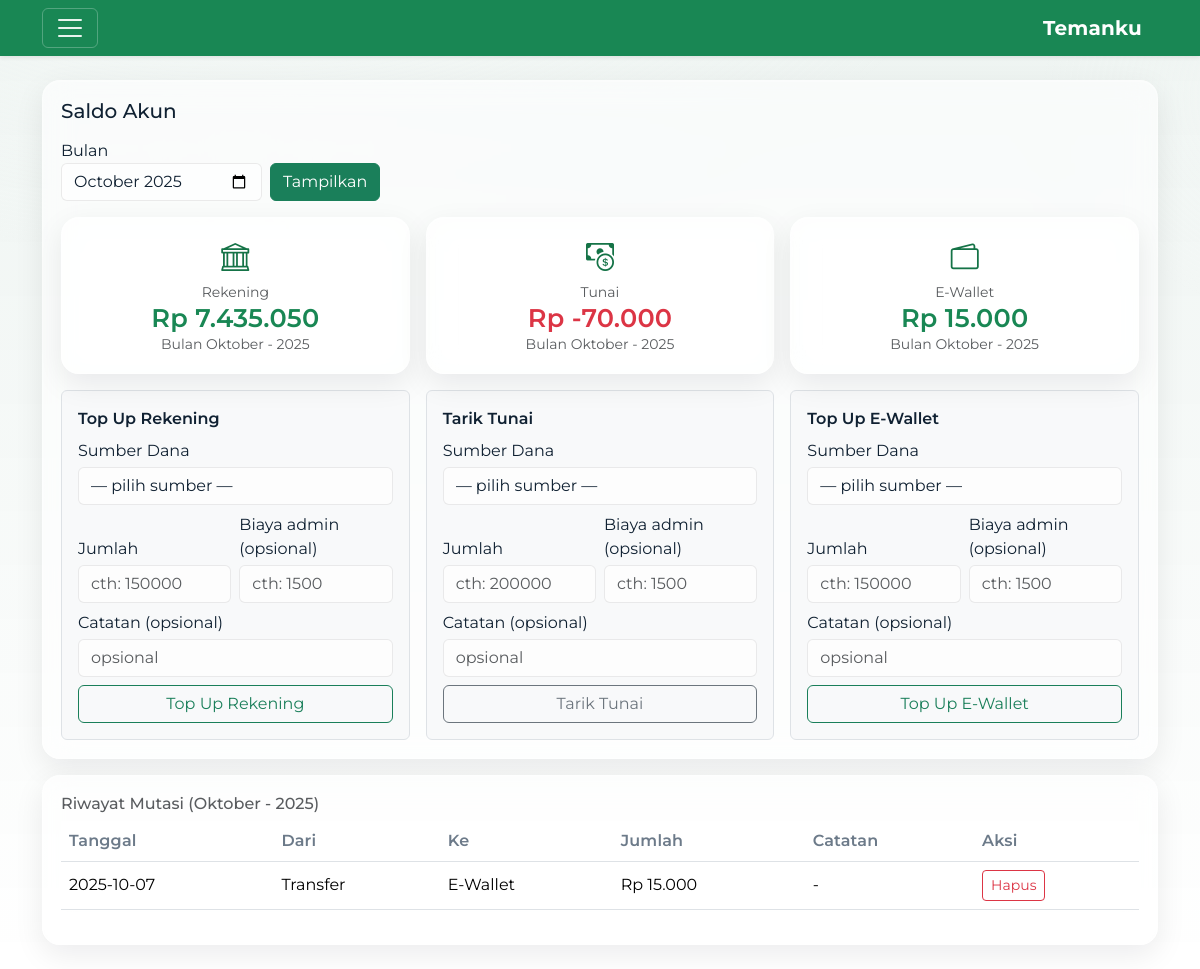
Screenshot of /accounts (signed in) with the database file from the repository.
### tables this page shows
CREATE TABLE account_transfers(
                id INTEGER PRIMARY KEY AUTOINCREMENT,
                user_id INTEGER NOT NULL,
                date TEXT NOT NULL,
                from_account TEXT NOT NULL CHECK(from_account IN ('Transfer','Tunai','E-Wallet')),
                to_account   TEXT NOT NULL CHECK(to_account   IN ('Transfer','Tunai','E-Wallet')),
                amount REAL NOT NULL,
                note TEXT,
                created_at TEXT DEFAULT CURRENT_TIMESTAMP, fee_transaction_id INTEGER,
                FOREIGN KEY (user_id) REFERENCES users(id)
            );

### app.py (the view)
@app.get("/accounts")
@login_required
def accounts_page():
    month = request.args.get("month") or date.today().strftime("%Y-%m")
    balances = account_balances_month(current_user.id, month)
    with db() as con:
        rows = con.execute(
            """
            SELECT id, date, from_account, to_account, amount, note
            FROM account_transfers
            WHERE user_id=? AND substr(date,1,7)=?
            ORDER BY id DESC
            LIMIT 20
            """,
            (current_user.id, month)
        ).fetchall()
    return render_template(
        "accounts.html",
        balances=balances,
        month=month,
        transfers=[dict(r) for r in rows],
        title="Saldo Akun",
    )

### app.py (called while the page is built)
def db():
    conn = sqlite3.connect(APP_DB, timeout=5.0)
    conn.row_factory = sqlite3.Row
    conn.execute("PRAGMA busy_timeout = 5000")
    return conn

@login_manager.user_loader
def load_user(user_id):
    with db() as con:
        row = con.execute("SELECT * FROM users WHERE id=?", (user_id,)).fetchone()
        return User(row) if row else None

def money(x):
    return f"Rp {x:,.0f}".replace(",", ".")

def month_indo_dash(ym: str) -> str:
    try:
        if not ym or len(ym) < 7 or "-" not in ym:
            return ym
        y, m = ym.split("-")[:2]
        mi = int(m)
        name = _MONTHS_ID[mi] if 1 <= mi <= 12 else m
        return f"{name} - {y}"
    except Exception:
        return ym

### templates/accounts.html (shortened to what this page needs)
{% extends "base.html" %}
{% block content %}
<div class="card-soft" data-aos="fade-up">
  <h5 class="mb-3">Saldo Akun</h5>
  <form class="row gy-2 gx-2 align-items-end mb-3" method="get">
    <div class="col-auto">
      <label class="form-label mb-0">Bulan</label>
      <input type="month" class="form-control" name="month" value="{{ month }}">
    </div>
    <div class="col-auto">
      <button class="btn btn-primary">Tampilkan</button>
    </div>
  </form>
  <div class="row g-3 mb-3">
    {% for b in balances %}
      <div class="col-12 col-md-4">
        <div class="card-soft h-100 text-center">
          {% set icon = 'bi-bank' if b.acc=='Transfer' else ('bi-cash-coin' if b.acc=='Tunai' else 'bi-wallet2') %}
          <div class="mb-1"><i class="bi {{ icon }} fs-3" style="color:#157347"></i></div>
          <div class="text-muted small">{{ b.label }}</div>
          <div class="display-6 fw-semibold {{ 'text-success' if (b.saldo or 0) >= 0 else 'text-danger' }}">{{ b.saldo|money }}</div>
          <div class="text-muted small">Bulan {{ month|month_indo_dash }}</div>
        </div>
      </div>
    {% endfor %}
  </div>
  <div class="row g-3">
    <div class="col-lg-4 col-md-6 order-lg-3">
      <div class="p-3 border rounded bg-light h-100">
        <div class="fw-semibold mb-2">Top Up E-Wallet</div>
        <form method="post" action="{{ url_for('account_transfer') }}" class="row gy-2 gx-2 align-items-end">
          <div class="col-12">
            <label class="form-label mb-1">Sumber Dana</label>
            <select name="from_account" class="form-select" required>
              <option value="" disabled selected>— pilih sumber —</option>
            </select>
          </div>
          <div class="col-md-6">
            <label class="form-label mb-1">Jumlah</label>
            <input type="number" class="form-control" name="amount" min="500" step="500" placeholder="cth: 150000" required>
          </div>
          <div class="col-md-6">
            <label class="form-label mb-1">Biaya admin (opsional)</label>
            <input type="number" class="form-control" name="admin_fee" min="0" step="500" placeholder="cth: 1500">
          </div>
          <div class="col-12">
            <label class="form-label mb-1">Catatan (opsional)</label>
            <input type="text" class="form-control" name="note" placeholder="opsional">
          </div>
          <div class="col-12 d-grid">
            <button class="btn btn-outline-primary">Top Up E-Wallet</button>
          </div>
        </form>
      </div>
    </div>
    <div class="col-lg-4 col-md-6 order-lg-2">
      <div class="p-3 border rounded bg-light h-100">
        <div class="fw-semibold mb-2">Tarik Tunai</div>
        <form method="post" action="{{ url_for('account_transfer') }}" class="row gy-2 gx-2 align-items-end">
          <div class="col-12">
            <label class="form-label mb-1">Sumber Dana</label>
            <select name="from_account" class="form-select" required>
              <option value="" disabled selected>— pilih sumber —</option>
            </select>
          </div>
          <div class="col-md-6">
            <label class="form-label mb-1">Jumlah</label>
            <input type="number" class="form-control" name="amount" min="500" step="500" placeholder="cth: 200000" required>
          </div>
          <div class="col-md-6">
            <label class="form-label mb-1">Biaya admin (opsional)</label>
            <input type="number" class="form-control" name="admin_fee" min="0" step="500" placeholder="cth: 1500">
          </div>
          <div class="col-12">
            <label class="form-label mb-1">Catatan (opsional)</label>
            <input type="text" class="form-control" name="note" placeholder="opsional">
          </div>
          <div class="col-12 d-grid">
            <button class="btn btn-outline-secondary">Tarik Tunai</button>
          </div>
        </form>
      </div>
    </div>
    <div class="col-lg-4 col-md-6 order-lg-1">
      <div class="p-3 border rounded bg-light h-100">
        <div class="fw-semibold mb-2">Top Up Rekening</div>
        <form method="post" action="{{ url_for('account_transfer') }}" class="row gy-2 gx-2 align-items-end">
          <div class="col-12">
            <label class="form-label mb-1">Sumber Dana</label>
            <select name="from_account" class="form-select" required>
              <option value="" disabled selected>— pilih sumber —</option>
            </select>
          </div>
          <div class="col-md-6">
            <label class="form-label mb-1">Jumlah</label>
            <input type="number" class="form-control" name="amount" min="500" step="500" placeholder="cth: 150000" required>
          </div>
          <div class="col-md-6">
            <label class="form-label mb-1">Biaya admin (opsional)</label>
            <input type="number" class="form-control" name="admin_fee" min="0" step="500" placeholder="cth: 1500">
          </div>
          <div class="col-12">
            <label class="form-label mb-1">Catatan (opsional)</label>
            <input type="text" class="form-control" name="note" placeholder="opsional">
          </div>
          <div class="col-12 d-grid">
            <button class="btn btn-outline-primary">Top Up Rekening</button>
          </div>
        </form>
      </div>
    </div>
  </div>
</div>
<div class="card-soft mt-3" data-aos="fade-up">
  <div class="d-flex justify-content-between align-items-center mb-2">
    <h6 class="m-0 text-muted">Riwayat Mutasi ({{ month|month_indo_dash }})</h6>
  </div>
  <div class="table-responsive">
    <table class="table table-hover align-middle table-stacked">
      <thead>
        <tr>
          <th>Tanggal</th>
          <th>Dari</th>
          <th>Ke</th>
          <th>Jumlah</th>
          <th>Catatan</th>
          <th>Aksi</th>
        </tr>
      </thead>
      <tbody>
        {% for r in transfers %}
          <tr>
            <td data-label="Tanggal">{{ r.date }}</td>
            <td data-label="Dari">{{ r.from_account }}</td>
            <td data-label="Ke">{{ r.to_account }}</td>
            <td data-label="Jumlah">{{ r.amount|money }}</td>
            <td data-label="Catatan">{{ r.note or '-' }}</td>
            <td class="text-nowrap action-cell">
              <form method="post" action="{{ url_for('account_transfer_delete', transfer_id=r.id) }}" onsubmit="return confirm('Hapus mutasi ini?')">
                <button class="btn btn-sm btn-outline-danger">Hapus</button>
              </form>
            </td>
          </tr>
        {% endfor %}
      </tbody>
    </table>
  </div>
 </div>
{% endblock %}

### static/style.css (style rules this page uses)
:root { --bg:#0f5132; --page:#e9eef6; --card:rgba(255,255,255,.6); --text:#102132; --muted:#6c7a89; --primary:#1a7f5a; --ring:rgba(26,127,90,.35); --glass-border:rgba(255,255,255,.32); --chart-bar:45, 156, 219; }
* { scroll-behavior:smooth }
body { background:var(--page); color:var(--text); font-family: "Montserrat", system-ui, -apple-system, "Segoe UI", Roboto, "Helvetica Neue", Arial, "Noto Sans", "Apple Color Emoji","Segoe UI Emoji","Segoe UI Symbol", sans-serif; font-feature-settings: "cv01","cv02"; }
h1,h2,h3,.display-6 { font-weight:700; letter-spacing:.2px }
.btn { transition:transform .15s ease, box-shadow .2s ease }
.btn-primary { background:var(--primary);border-color:var(--primary) }
.btn-outline-primary { border-color:var(--primary);color:var(--primary) }
.form-control,.form-select { background:rgba(255,255,255,.65);color:var(--text); border:1px solid rgba(0,0,0,.08) }
.table>thead th { color:var(--muted);font-weight:600;letter-spacing:.01em }
.card-soft { background:var(--card); border:1px solid var(--glass-border); border-radius:18px; padding:18px; box-shadow: 0 10px 30px rgba(10,14,29,.08), inset 0 1px 0 rgba(255,255,255,.25); backdrop-filter: blur(14px); -webkit-backdrop-filter: blur(14px); transition:transform .25s ease, box-shadow .25s ease, border-color .25s ease; }
.display-6 { font-size:1.6rem }
body { font-family: "Montserrat", system-ui, -apple-system, Segoe UI, Roboto, Arial, sans-serif; }

### rows the page displays
account_transfers: date "2025-10-07", from_account "Transfer", to_account "E-Wallet", amount "Rp 15.000", note "-"

### other values shown
{{ b.label }} "Rekening" "Tunai" "E-Wallet"
{{ b.saldo|money }} "Rp 7.435.050" "Rp -70.000" "Rp 15.000"
{{ month|month_indo_dash }} "Oktober - 2025" "Oktober - 2025" "Oktober - 2025"
{{ month|month_indo_dash }} "Oktober - 2025"
